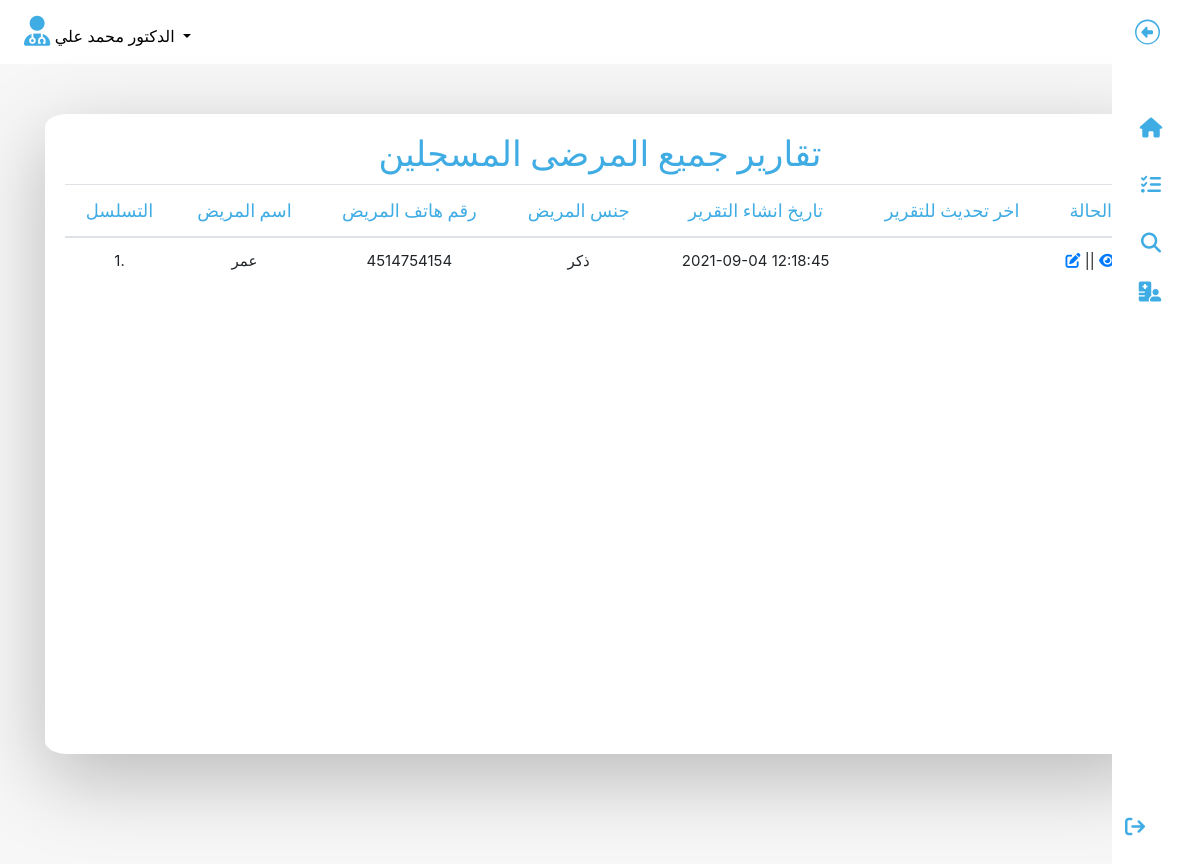
The page /hms/doctor/manage-patient.php (signed in) on the database its author committed.
### tables this page shows
CREATE TABLE `doctors` (
  `id` int(11) NOT NULL,
  `specilization` varchar(255) DEFAULT NULL,
  `doctorName` varchar(255) DEFAULT NULL,
  `address` longtext DEFAULT NULL,
  `docFees` varchar(255) DEFAULT NULL,
  `contactno` bigint(11) DEFAULT NULL,
  `docEmail` varchar(255) DEFAULT NULL,
  `password` varchar(255) DEFAULT NULL,
  `creationDate` timestamp NULL DEFAULT current_timestamp(),
  `updationDate` timestamp NULL DEFAULT NULL ON UPDATE current_timestamp()
);

CREATE TABLE `tblpatient` (
  `ID` int(10) NOT NULL,
  `Docid` int(10) DEFAULT NULL,
  `PatientName` varchar(200) DEFAULT NULL,
  `PatientContno` bigint(10) DEFAULT NULL,
  `PatientEmail` varchar(200) DEFAULT NULL,
  `PatientGender` varchar(50) DEFAULT NULL,
  `PatientAdd` mediumtext DEFAULT NULL,
  `PatientAge` int(10) DEFAULT NULL,
  `PatientMedhis` mediumtext DEFAULT NULL,
  `CreationDate` timestamp NULL DEFAULT current_timestamp(),
  `UpdationDate` timestamp NULL DEFAULT NULL ON UPDATE current_timestamp()
);

### hms/doctor/manage-patient.php (the view, shortened to what this page needs)
<?php
include('include/config.php');
?>
<!DOCTYPE html>
<html lang="en">
<head>
	<link rel="stylesheet" href="https://cdn.jsdelivr.net/npm/bootstrap@4.6.1/dist/css/bootstrap.min.css">
	<link rel="stylesheet" href="https://cdnjs.cloudflare.com/ajax/libs/font-awesome/6.1.1/css/all.min.css" />
	<link rel="stylesheet" href="../../css/style2.css">
</head>
<body>
	<div id="app">
		<?php include('include/sidebar.php'); ?>
		<div class="app-content">
			<?php include('include/header.php'); ?>
			<div class="main">
				<div class="container" id="container">
							<div class="tablediv">
								<h3 class="over-title margin-bottom-15">تقارير جميع المرضى <span class="text-bold">المسجلين</span></h3>
								<table class="table " id="sample-table-1">
									<thead>
										<tr>
											<th class="center">التسلسل</th>
											<th>اسم المريض</th>
											<th>رقم هاتف المريض</th>
											<th>جنس المريض </th>
											<th>تاريخ انشاء التقرير </th>
											<th>اخر تحديث للتقرير </th>
											<th>الحالة</th>
										</tr>
									</thead>
									<tbody>
										<?php
										$docid = $_SESSION['id'];
										$sql = mysqli_query($con, "select * from tblpatient where Docid='$docid' ");
										$cnt = 1;
										while ($row = mysqli_fetch_array($sql)) {
										?>
											<tr>
												<td class="center"><?php echo $cnt; ?>.</td>
												<td class="hidden-xs"><?php echo $row['PatientName']; ?></td>
												<td><?php echo $row['PatientContno']; ?></td>
												<td><?php echo $row['PatientGender']; ?></td>
												<td><?php echo $row['CreationDate']; ?></td>
												<td><?php echo $row['UpdationDate']; ?>
												</td>
												<td>
													<a href="edit-patient.php?editid=<?php echo $row['ID']; ?>"><i class="fa fa-edit"></i></a> || <a href="view-patient.php?viewid=<?php echo $row['ID']; ?>"><i class="fa fa-eye"></i></a>
												</td>
											</tr>
										<?php
											$cnt = $cnt + 1;
										} ?>
									</tbody>
								</table>
							</div>
						</div>
					</div>
				</div>
	</div>
</body>
</html>

### hms/doctor/include/header.php (shortened to what this page needs)
<header class="navbar navbar-expand-lg navbar-light bg-light">
	<div class="collapse navbar-collapse" id="navbarSupportedContent">
		<ul class="navbar-nav mr-auto">
			<li class="nav-item dropdown">
				<a class="nav-link dropdown-toggle" href="#" id="navbarDropdown" role="button" data-toggle="dropdown" aria-expanded="false">
					<i class="fa-solid fa-user-doctor navicon"></i>
					<?php $query = mysqli_query($con, "select doctorName from doctors where id='" . $_SESSION['id'] . "'");
					while ($row = mysqli_fetch_array($query)) {
						echo $row['doctorName'];
					}
					?>
				</a>
			</li>
		</ul>
	</div>
</header>

### css/style2.css (style rules this page uses)
* { margin: 0; padding: 0; box-sizing: border-box; }
.navbar { position: static; left: 0; top: 0; z-index: 4; width: 100%; background-color: white !important; box-shadow: 0 2px 4px rgb(0 0 0 / 10%), 0 8px 16px rgb(0 0 0 / 10%); }
.navbar a { color: black !important; }
.navicon { color: #3face4; font-size: 30px; }
.main { background-color: #f7f7f7; min-height: 100vh; padding-top: 20px; }
.main h3 { text-align: center; color: #3face4; font-size: 35px; font-family: 'Amiri', serif; }
.tablediv { padding: 20px; text-align: right; background-color: white; margin: 30px auto; border-radius: 2%; border-bottom: 1px; box-shadow: 0 24px 80px hsla(0, 0%, 0%, 0.25); overflow-x: auto; min-height: 80vh; }
.tablediv table th { color: #3face4; font-size: 18px; font-family: 'Amiri', serif; font-weight: 200; text-align: center; }
.tablediv table td { font-size: 15px; text-align: center; }

### rows shown on the page
doctors: doctorName "الدكتور محمد علي"
tblpatient: PatientName "عمر", PatientContno "4514754154", PatientGender "ذكر", CreationDate "2021-09-04 12:18:45"
